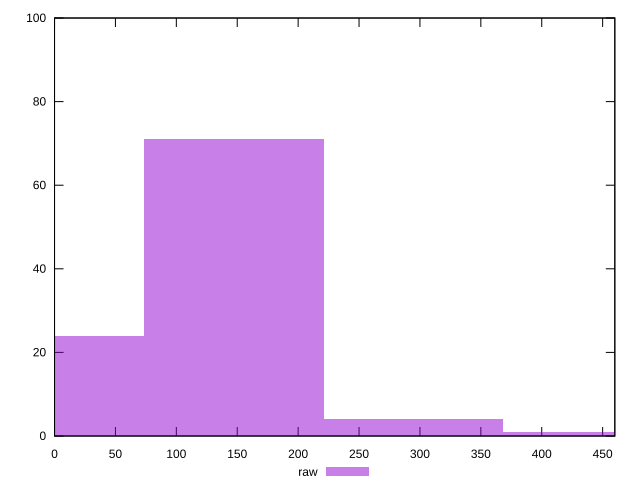

Recreate this plot in gnuplot.
reset

$raw <<EOF
147.28498968769557 71
0 24
294.56997937539114 4
441.85496906308674 1
EOF

set key outside below
set boxwidth 147.28498968769557
set xrange [0:460]
set yrange [0:100]
set trange [0:100]
set style fill transparent solid 0.5 noborder
set terminal svg size 640, 490 enhanced background rgb 'white'
set output "reprap/uses-optimized-images/samples/pages+cached+noexternal/raw/histogram.svg"

plot $raw title "raw" with boxes

reset
